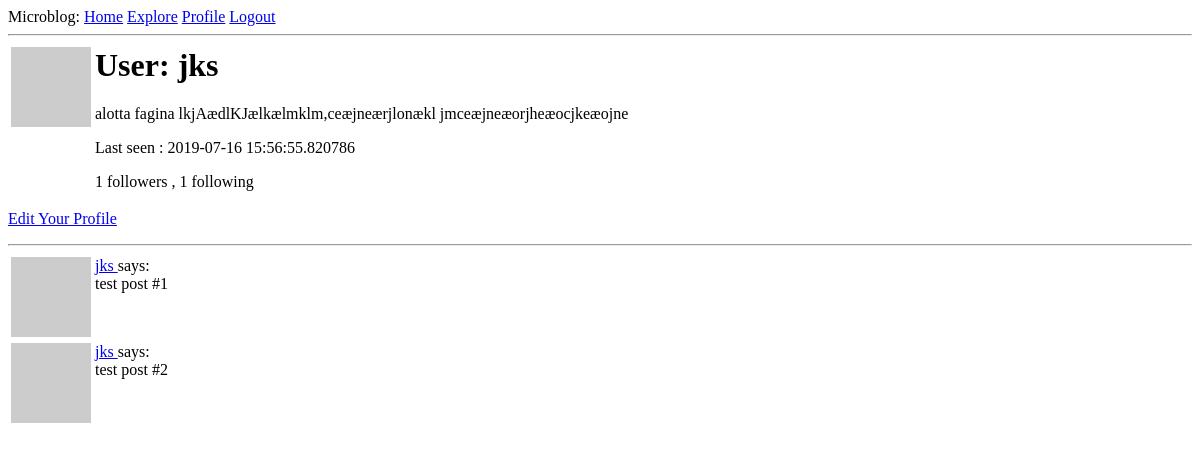
Page /user/jks (signed in) on the earlier database version.
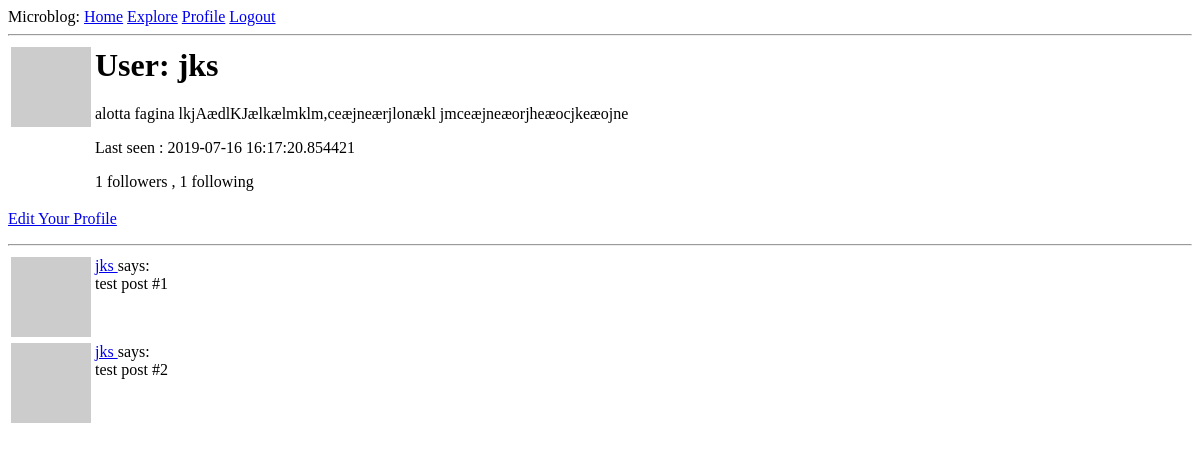
Same page on the later database version.
### app/models.py (models this page shows, shortened)
class User(UserMixin, db.Model):
    id = db.Column(db.Integer, primary_key = True)
    username = db.Column(db.String(64), index = True, unique = True)
    email = db.Column(db.String(120), index = True, unique = True)
    password_hash = db.Column(db.String(128))
    posts = db.relationship("Post", backref="author", lazy="dynamic")
    about_me = db.Column(db.String(140))
    last_seen = db.Column(db.DateTime, default=datetime.utcnow)
    def avatar(self, size):
        digest = md5(self.email.lower().encode("utf-8")).hexdigest()
        return f'https://www.gravatar.com/avatar/{digest}?d=identicon&s={size}'
    followed = db.relationship(
        "User", secondary = followers,
        primaryjoin = (followers.c.follower_id == id),
        secondaryjoin = (followers.c.followed_id == id),
        backref = db.backref("followers", lazy = "dynamic"), lazy="dynamic"
    )

### app/routes.py (the view)
@app.route("/user/<username>")
@login_required
def user(username):
    user = User.query.filter_by(username=username).first_or_404()
    posts = [
        {"author" : user, "body": "test post #1"},
        {"author" : user, "body": "test post #2"}
    ]
    return render_template("user.html", user=user, posts=posts)

### app/models.py (called while the page is built)
@login.user_loader
def load_user(id):
    return User.query.get(int(id))

### app/routes.py (called while the page is built)
@app.before_request
def before_request():
    if current_user.is_authenticated:
        current_user.last_seen = datetime.utcnow()
        db.session.commit()

### app/templates/user.html
{% extends "base.html" %}
{% block content %}
    <table>
        <tr valign="top">
            <td><img src="{{ user.avatar(128) }}"></td>
            <td>
                <h1>User: {{ user.username }}</h1>
                {% if user.about_me %}<p>{{ user.about_me }}</p>{% endif %}
                {% if user.last_seen %}<p>Last seen : {{ user.last_seen }}</p>{% endif %}
                <p>{{ user.followers.count() }} followers , {{ user.followed.count() }} following</p>
            </td>
        </tr>
    </table>
    {% if user == current_user %}
    <p><a href="{{ url_for('edit_profile') }}">Edit Your Profile</a></p>
    {% elif not current_user.is_following(user) %}
    <p><a href="{{ url_for('follow',username=user.username) }}">Follow</a></p>
    {% else %}
    <p><a href="{{ url_for('unfollow',username=user.username) }}">Unfollow</a></p>
    {% endif %}
    <hr>
    {% for post in posts %}
        {% include "_post.html" %}
    {% endfor %}
{% endblock %}

### app/templates/_post.html
<table>
    <tr valign="top">
        <td><img src="{{ post.author.avatar(36) }}"></td>
        <td>
            <a href="{{ url_for('user', username=post.author.username) }}">
                {{ post.author.username }}
            </a>
            says: <br>{{ post.body }}</td>
    </tr>
</table>

Differences in the rows shown:
changed User "jks": last_seen "2019-07-16 15:56:55.820786" → "2019-07-16 16:17:20.854421"
